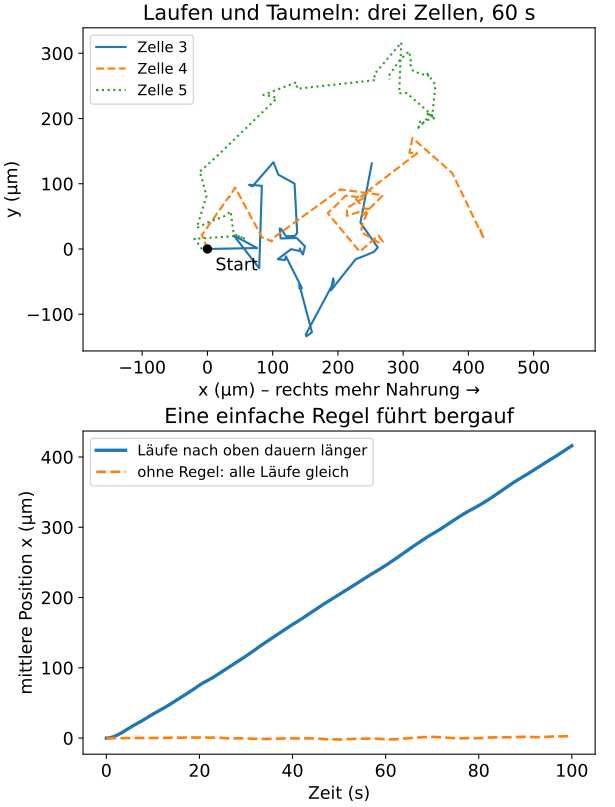

Write Python code to recreate this figure.
# run_and_tumble.py – Aus „Schwimmen in Honig: die Physik der Bakterien“
# https://wildbionics.com/de/artikel/schwimmen-in-honig/ · Code: MIT-Lizenz
# Braucht: python3 -m pip install numpy matplotlib
# Starten: python3 run_and_tumble.py   (https://wildbionics.com/de/code-ausfuehren/)

import numpy as np
import matplotlib.pyplot as plt

# Modellparameter – typische Werte, siehe Artikel
SPEED = 20.0       # Schwimmgeschwindigkeit im Lauf (µm/s); Berg maß 20–40 µm/s
RUN_TIME = 1.0     # mittlere Laufdauer (s), wenn nichts besser wird
BOOST = 2.0        # Läufe das Nahrungsgefälle hinauf dauern im Mittel BOOST-mal länger
N_CELLS = 2000     # Bakterien pro Population
T_END = 100.0      # simulierte Zeit (s)
DT = 0.01          # Zeitschritt (s)
rng = np.random.default_rng(1)


def swim(boost):
    """Laufen und Taumeln in 2D. Nach +x gibt es mehr Nahrung, „besser werden“ heißt also: nach +x.

    Ein Taumeln dauert keine Zeit und wählt eine völlig zufällige neue Richtung (eine Vereinfachung).
    In jedem Schritt taumelt eine Zelle mit der Wahrscheinlichkeit DT / mittlere Laufdauer. Bergs
    Regel: Wenn es besser wird, hör nicht so früh auf – Läufe nach +x dauern RUN_TIME × boost.
    """
    steps = int(T_END / DT)
    angle = rng.uniform(0, 2 * np.pi, N_CELLS)
    track = np.zeros((steps + 1, N_CELLS, 2))
    for i in range(steps):
        heading = np.column_stack((np.cos(angle), np.sin(angle)))
        track[i + 1] = track[i] + SPEED * DT * heading
        mean_run = np.where(heading[:, 0] > 0, RUN_TIME * boost, RUN_TIME)
        tumble = rng.random(N_CELLS) < DT / mean_run
        angle = np.where(tumble, rng.uniform(0, 2 * np.pi, N_CELLS), angle)
    return track


t = np.arange(int(T_END / DT) + 1) * DT
late = t > 20                     # Fit nach den ersten Läufen, wenn der Start vergessen ist
plain = swim(boost=1.0)
biased = swim(boost=BOOST)

# 1) Ohne Gefälle: eine Zufallsbewegung. Ausbreitung <r²> = 4 D t mit D = v² τ / 2 in 2D.
msd = (plain ** 2).sum(axis=2).mean(axis=1)
d_sim = np.polyfit(t[late], msd[late], 1)[0] / 4
print(f"Zufallsbewegung: D = {d_sim:.0f} µm²/s (Formel v²τ/2 = {SPEED**2 * RUN_TIME / 2:.0f} µm²/s)")

# 2) Bergs Regel: Die Population driftet das Gefälle hinauf. Formel: v · (2/π) · (b − 1)/(b + 1).
drift_sim = np.polyfit(t[late], biased[late, :, 0].mean(axis=1), 1)[0]
drift_theory = SPEED * 2 / np.pi * (BOOST - 1) / (BOOST + 1)
# round(...) + 0.0 macht aus einem gerundeten „-0.0“ ein „0.0“
print(f"mit der Regel: Drift {round(drift_sim, 1) + 0.0} µm/s (Formel {drift_theory:.1f} µm/s), "
      f"{round(100 * drift_sim / SPEED) + 0} % der Schwimmgeschwindigkeit")
print(f"nach {T_END:.0f} s ist die mittlere Zelle {biased[-1, :, 0].mean():.0f} µm weiter oben im Gefälle")

plt.rcParams["font.size"] = 13      # große Schrift: das Diagramm bleibt auf dem Handy lesbar
fig, (top, bottom) = plt.subplots(2, 1, figsize=(6.4, 8.4), layout="constrained")
for k, style in zip(range(3, 6), ["-", "--", ":"]):   # drei der Zellen, erste 60 s
    path = biased[: int(60 / DT) : 5, k]
    top.plot(path[:, 0], path[:, 1], style, lw=1.6, label=f"Zelle {k}")
top.plot(0, 0, "ko", ms=6)
top.annotate("Start", (0, 0), textcoords="offset points", xytext=(6, -16))
top.set_aspect("equal", adjustable="datalim")
top.set_xlabel("x (µm) – rechts mehr Nahrung →")
top.set_ylabel("y (µm)")
top.set_title("Laufen und Taumeln: drei Zellen, 60 s")
top.legend(loc="upper left", fontsize=11)

bottom.plot(t, biased[..., 0].mean(axis=1), lw=2.5, label="Läufe nach oben dauern länger")
bottom.plot(t, plain[..., 0].mean(axis=1), "--", lw=2, label="ohne Regel: alle Läufe gleich")
bottom.set_xlabel("Zeit (s)")
bottom.set_ylabel("mittlere Position x (µm)")
bottom.set_title("Eine einfache Regel führt bergauf")
bottom.legend(loc="upper left", fontsize=11)
plt.show()
